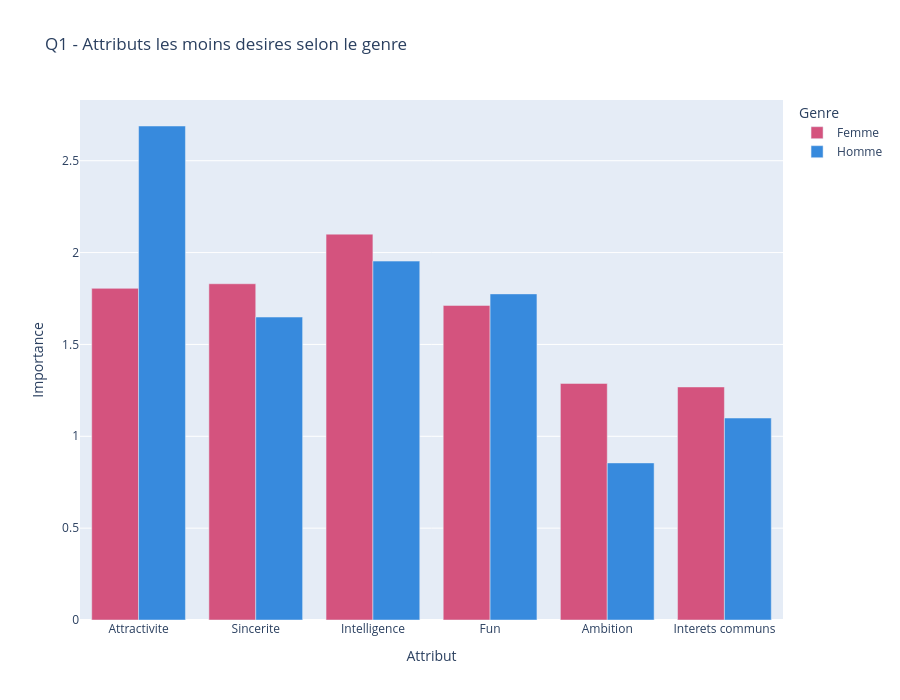

Source (notebook cell):
### Markdown cell above
## 2) Reponses aux Data Exploration Ideas (avec graphes)

Ci-dessous, chaque question est traitee explicitement avec un graphe simple et interpretable.

### Code cell
# Q1) Least desirable attributes in partner, par genre
pairs = [
    ("attr1_1", "attr", "Attractivite"),
    ("sinc1_1", "sinc", "Sincerite"),
    ("intel1_1", "intel", "Intelligence"),
    ("fun1_1", "fun", "Fun"),
    ("amb1_1", "amb", "Ambition"),
    ("shar1_1", "shar", "Interets communs"),
]

pref_cols = [p for p, _, _ in pairs if p in df.columns]
pref_gender = df.groupby("gender_label", dropna=False)[pref_cols].mean().T.reset_index().rename(columns={"index": "pref_col"})
pref_gender["Attribut"] = pref_gender["pref_col"].map(dict((p, l) for p, _, l in pairs))
long_q1 = pref_gender.melt(id_vars=["pref_col", "Attribut"], var_name="Genre", value_name="Importance")

fig_q1 = px.bar(
    long_q1,
    x="Attribut", y="Importance", color="Genre", barmode="group",
    title="Q1 - Attributs les moins desires selon le genre",
    color_discrete_map={"Femme": "#D4537E", "Homme": "#378ADD"}
)
fig_q1.update_layout(height=700)
fig_q1.show()
export_figure(fig_q1, "story_q1_least_desirable")

print("Interpretation Q1:")
print("- Les barres les plus basses representent les attributs les moins prioritaires dans le declaratif.")
print("- Les differences Femme/Homme indiquent si le 'least desirable' change selon le genre.")

### Figure 1 — Plotly figure (JSON) as saved in the notebook; plotly's stock layout.template omitted (floating-point values rounded to 4 significant figures)
{"data": [{"alignmentgroup": "True", "hovertemplate": "Genre=Femme<br>Attribut=%{x}<br>Importance=%{y}<extra></extra>", "legendgroup": "Femme", "marker": {"color": "#D4537E", "pattern": {"shape": ""}}, "name": "Femme", "offsetgroup": "Femme", "orientation": "v", "showlegend": true, "textposition": "auto", "type": "bar", "x": ["Attractivite", "Sincerite", "Intelligence", "Fun", "Ambition", "Interets communs"], "xaxis": "x", "y": [1.805, 1.83, 2.1, 1.712, 1.288, 1.269], "yaxis": "y"}, {"alignmentgroup": "True", "hovertemplate": "Genre=Homme<br>Attribut=%{x}<br>Importance=%{y}<extra></extra>", "legendgroup": "Homme", "marker": {"color": "#378ADD", "pattern": {"shape": ""}}, "name": "Homme", "offsetgroup": "Homme", "orientation": "v", "showlegend": true, "textposition": "auto", "type": "bar", "x": ["Attractivite", "Sincerite", "Intelligence", "Fun", "Ambition", "Interets communs"], "xaxis": "x", "y": [2.689, 1.649, 1.954, 1.775, 0.855, 1.099], "yaxis": "y"}], "layout": {"barmode": "group", "height": 700, "legend": {"title": {"text": "Genre"}, "tracegroupgap": 0}, "title": {"text": "Q1 - Attributs les moins desires selon le genre"}, "xaxis": {"anchor": "y", "domain": [0, 1], "title": {"text": "Attribut"}}, "yaxis": {"anchor": "x", "domain": [0, 1], "title": {"text": "Importance"}}}}
